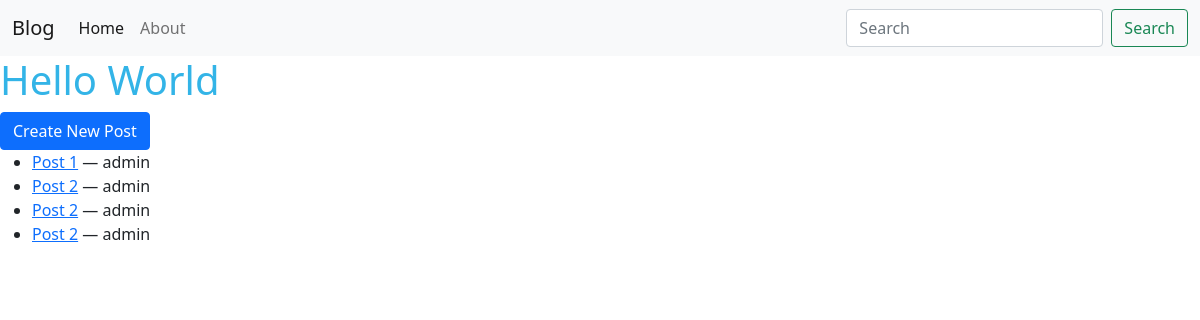
Before: / with the older database file.
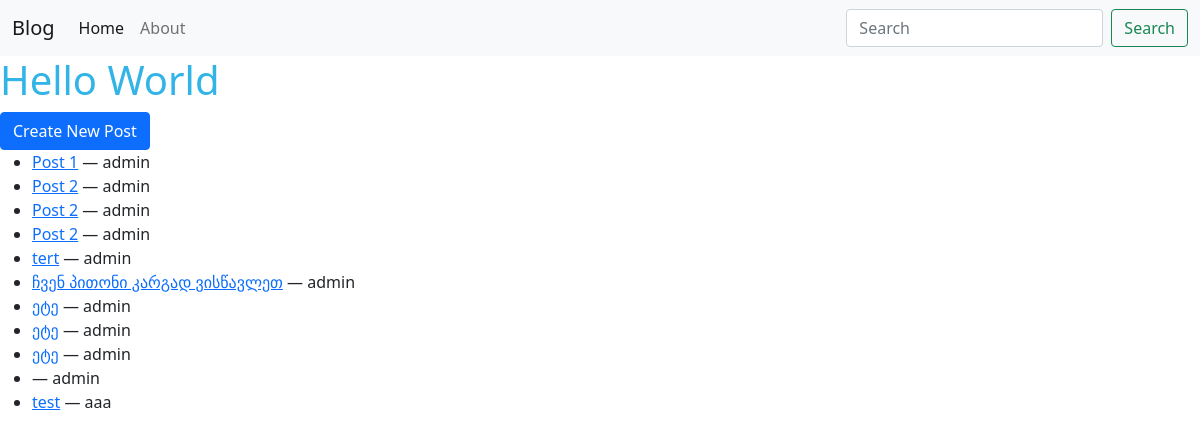
After: the same page with the newer database file.
### blog/models.py (models this page shows, shortened)
class Post(models.Model):
    author = models.ForeignKey(to=settings.AUTH_USER_MODEL, on_delete=models.CASCADE)
    title = models.CharField(max_length=255)
    body = models.TextField()
    created_at = models.DateTimeField(auto_now_add=True)

### blog/views.py (the view)
# urls.py: path('', PostListView.as_view(), name='home'),
class PostListView(ListView):
    queryset = Post.objects.all()
    template_name = 'home.html'
    context_object_name = 'posts'

### templates/home.html (shortened to what this page needs)
{% extends 'base.html' %}
{% block content %}
<h1>Hello World</h1>
<a href='{% url 'post-create' %}' class='btn btn-primary'>Create New Post</a>
<ul>
    {% for post in posts %}
    <li>
        <a href="{% url 'post-details' post.pk %}">{{ post.title }}</a> &mdash; {{ post.author }}
    </li>
    {% endfor %}
</ul>
{% endblock content %}

### templates/base.html (shortened to what this page needs)
{% load static %}
<!DOCTYPE html>
<html lang="en">
<head>
    <link rel="stylesheet" href="{% static 'styles/main.css' %}">
    <link href="https://cdn.jsdelivr.net/npm/bootstrap@5.1.3/dist/css/bootstrap.min.css" rel="stylesheet"
>
</head>
<body>
    <nav class="navbar navbar-expand-lg navbar-light bg-light">
        <div class="container-fluid">
            <a class="navbar-brand" href="/">Blog</a>
            <div class="collapse navbar-collapse" id="navbarSupportedContent">
                <ul class="navbar-nav me-auto mb-2 mb-lg-0">
                    <li class="nav-item">
                        <a class="nav-link active" aria-current="page" href="/">Home</a>
                    </li>
                    <li class="nav-item">
                        <a class="nav-link" href="/about">About</a>
                    </li>
                </ul>
                <form class="d-flex">
                    <input class="form-control me-2" type="search" placeholder="Search" aria-label="Search">
                    <button class="btn btn-outline-success" type="submit">Search</button>
                </form>
            </div>
        </div>
    </nav>
    {% block content %}
    {% endblock %}
</body>
</html>

### static/styles/main.css (style rules this page uses)
h1 { color: #33b4e7 }
body { background:#374253; }

Changed rows visible on the page:
added Post: title "tert", author "admin"
added Post: title "ჩვენ პითონი კარგად ვისწავლეთ", author "admin"
added Post: title "ეტე", author "admin"
added Post: title "ეტე", author "admin"
added Post: title "ეტე", author "admin"
added Post: author "admin"
added Post: title "test", author "aaa"
